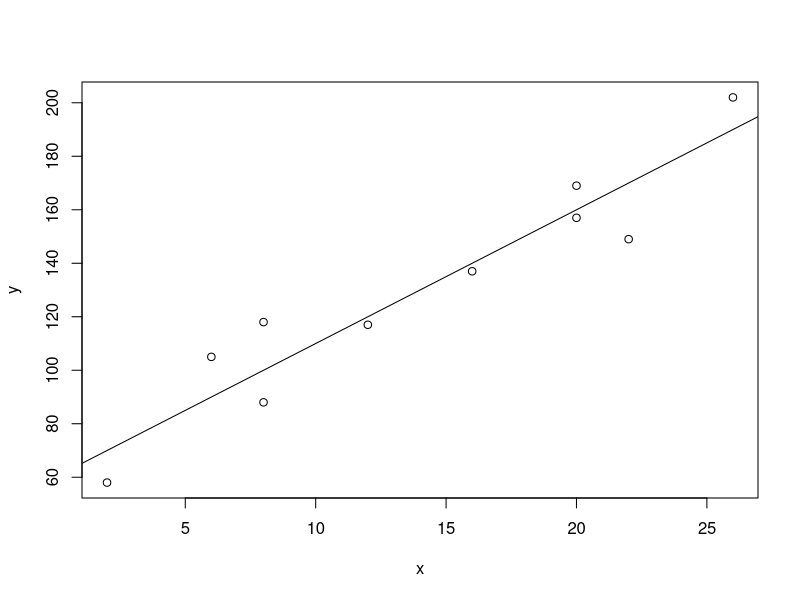
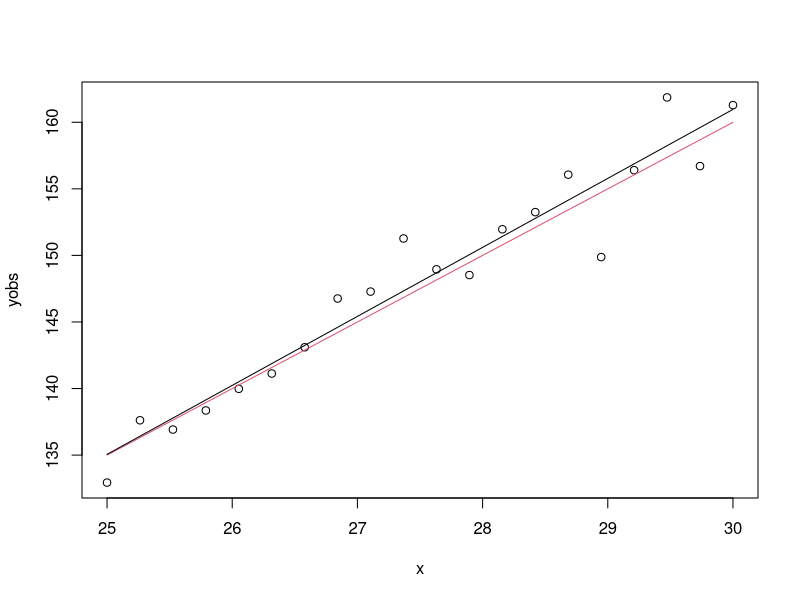
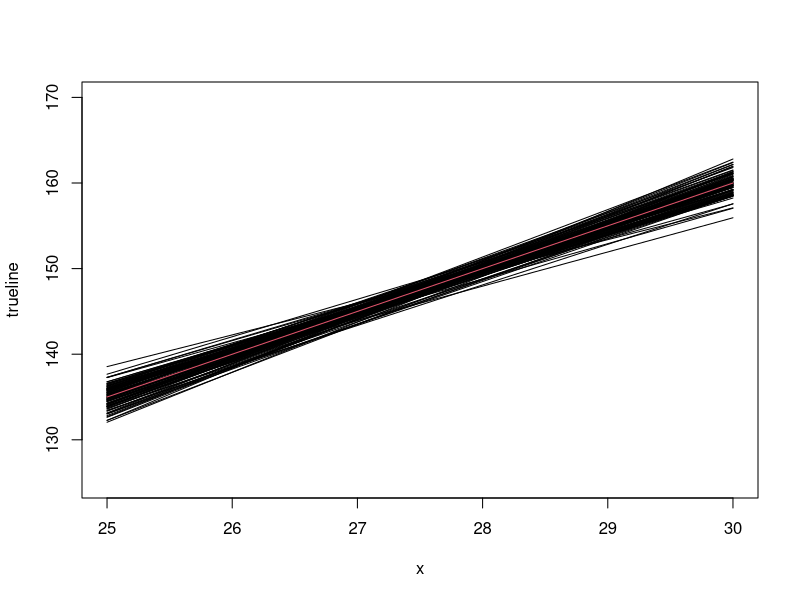
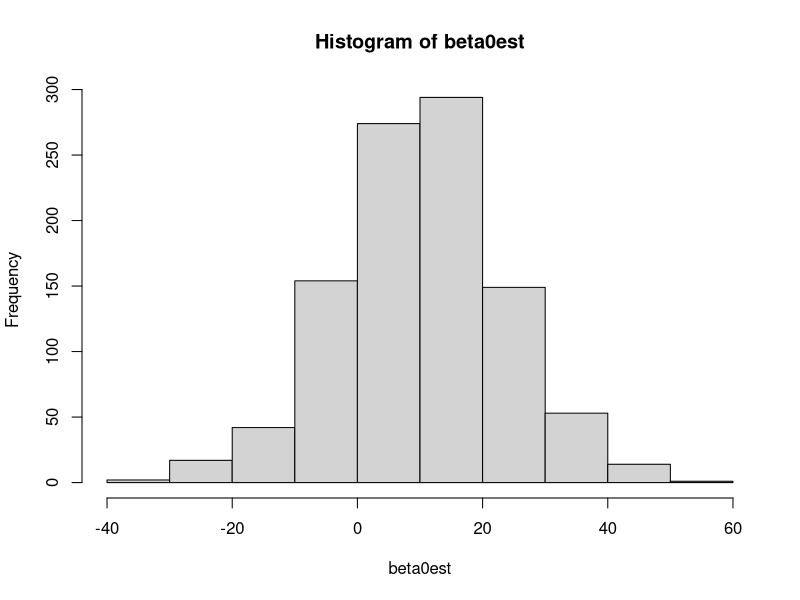
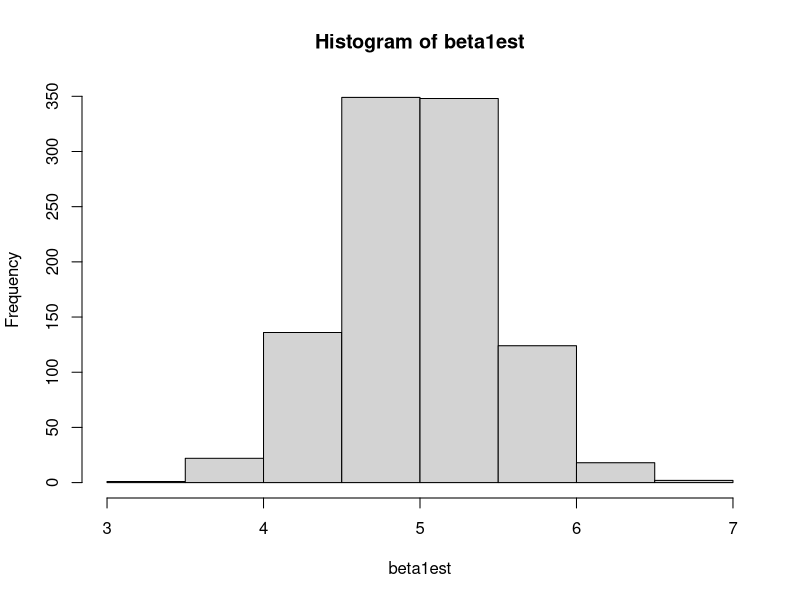
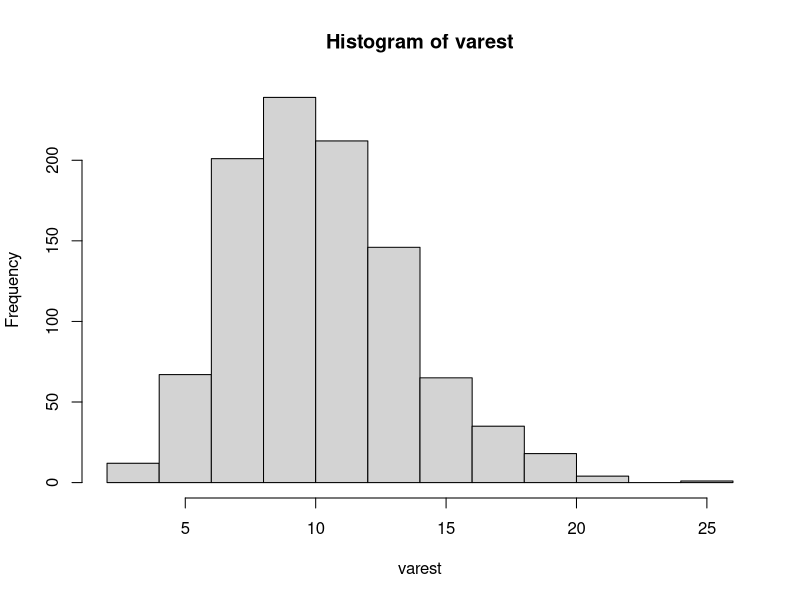

These charts were generated, in order, by the following R code:
## Simple Linear Regression
## Data
x = c(2,6,8,8,12,16,20,20,22,26)
y = c(58,105,88,118,117,137,157,169,149,202)
N = length(x)

## Estimate the regression line using pre-defined R functions
fit = lm(y ~ x)
fit
summary(fit)
names(fit)
names(summary(fit))

plot(x,y)
abline(fit$coefficients)

fit$fitted.values
fit$residuals
summary(fit)$sigma

sum(fit$residuals^2)
sum((y-fit$fitted.values)^2)

s2 = sum(fit$residuals^2)/(N-2); s2
s = sqrt(s2); s

## SXX, SXY, SYY
SXX = sum((x-mean(x))^2); SXX
SXY = sum((x-mean(x))*(y-mean(y))); SXY
SYY = sum((y-mean(y))^2); SYY
beta1hat = SXY/SXX; beta1hat
beta0hat = mean(y)-beta1hat*mean(x); beta0hat

## Matrix approach
Xmat = cbind(rep(1,N), x); Xmat
XX = t(Xmat) %*% Xmat; XX
XXinv = solve(XX); XXinv
XY = t(Xmat) %*% y; XY
betahat = XXinv %*% XY; betahat

## Predicting Y values
predict(fit,data.frame(x=10))
predict(fit,data.frame(x=38))

## Estimate the regression line using pre-defined R functions
fit1 = glm(y ~ x)
fit1
summary(fit1)
names(fit1)

## True relationship 
beta0 = 10
beta1 = 5
truevar = 10

## x's fixed
N = 20
x = seq(25, 30, length=N)
trueline = beta0 + beta1*x

## Y data
yobs = trueline + rnorm(N, 0, sqrt(truevar))

plot(x, yobs)
lines(x, trueline, col=2)

regout = lm(yobs~x)
estline = regout$coeff[1] + regout$coeff[2]*x
lines(x, estline, col=1)


##### Sampling - plot of many estimates

plot(x, trueline, type="l", ylim=c(125, 170), col=2)
S = 100
for(s in 1:S){
  yobs = trueline + rnorm(N, 0, sqrt(truevar))
  regout = lm(yobs~x)
  estline = regout$coeff[1] + regout$coeff[2]*x
  lines(x, estline, col=1)
}
lines(x, trueline, type="l",col=2)


##### Sampling distribution of the estimators

simsize=1000
beta0est = c(1:simsize)
beta1est = c(1:simsize)
varest = c(1:simsize)

for (s in 1:simsize){
  yobs = trueline + rnorm(N, 0, sqrt(truevar))
  regout = lm(yobs~x)
  beta0est[s] = regout$coeff[1]
  beta1est[s] = regout$coeff[2]
  varest[s] = sum((regout$resid)^2)/(N-2)
}

## Histogram of beta0est
hist(beta0est, nclass=10)

## Histogram of beta1est
hist(beta1est, nclass=10)

## Histogram of varest
hist(varest, nclass=10)
